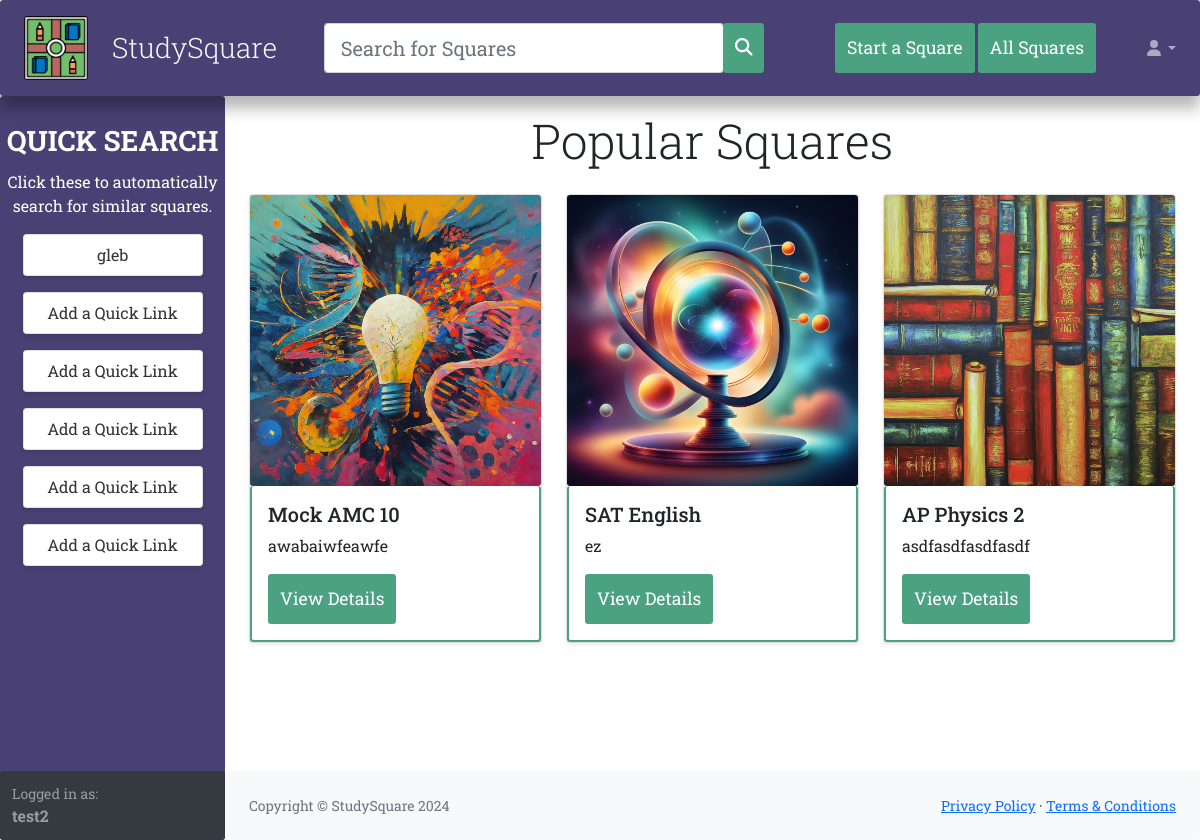
/ (signed in), run on the app's committed database.
### tables this page shows
CREATE TABLE 'squares' (
                'id' varchar(6) NOT NULL UNIQUE,
                'name' varchar(256) NOT NULL,
                'creator' integer NOT NULL,
                'create_date' datetime NOT NULL DEFAULT(0),
                'preview' varchar(200),
                'description' varchar(1000),
                'public' boolean NOT NULL DEFAULT(1),
                'members' integer NOT NULL DEFAULT(1),
                'meeting_code' varchar(64) NOT NULL,
                'image_type' integer NOT NULL,
                'topic' varchar(64) NOT NULL
            );

### application.py (the view)
@app.route("/")
def index():
    popular_squares = db.execute("SELECT * FROM squares ORDER BY members DESC LIMIT 3")
    return render_template("index.html", popular_squares=popular_squares)

### application.py (called while the page is built)
@app.after_request
def security_policies(response):
    response.headers['Strict-Transport-Security'] = 'max-age=31536000; includeSubDomains'
    response.headers['X-Content-Type-Options'] = 'nosniff'
    response.headers['X-Frame-Options'] = 'SAMEORIGIN'
    response.headers['X-XSS-Protection'] = '1; mode=block'
    return response

### templates/index.html (shortened to what this page needs)
{% extends "layout.html" %}
{% block main %}
<h1 class="display-4 mb-4 text-center mt-3" style="font-size: 3em;">Popular Squares</h1>
<div class="row">
    {% for square in popular_squares %}
    <div class="col-md-4 mb-4">
        <div class="card shadow-sm rounded">
            <img src="/static/square{{ square.image_type }}.png" class="card-img-top img-fluid" alt="{{ square.name }}">
            <div class="card-body border-standard">
                <h5 class="card-title">{{ square.name }}</h5>
                <p class="card-text">{{ square.description }}</p>
                <a href="/square/{{ square.id }}" class="btn btn-primary">View Details</a>
            </div>
        </div>
    </div>
    {% endfor %}
</div>
{% endblock %}

### templates/layout.html (style rules this page uses)
.btn { border: none; border-radius: 12px; padding: 0.75rem; transition: background-color 0.3s ease, transform 0.2s ease; font-size: 1.1rem; }
.btn-primary { background-color: #4aa280; }
.border-standard { border: 2px solid #4aa280!important; border-top: none!important; }

### data on the page
squares: shows a picture, name "Mock AMC 10", description "awabaiwfeawfe"
squares: shows a picture, name "SAT English", description "ez"
squares: shows a picture, name "AP Physics 2", description "asdfasdfasdfasdf"

### other printed values
{{ session.username }} "test2"
